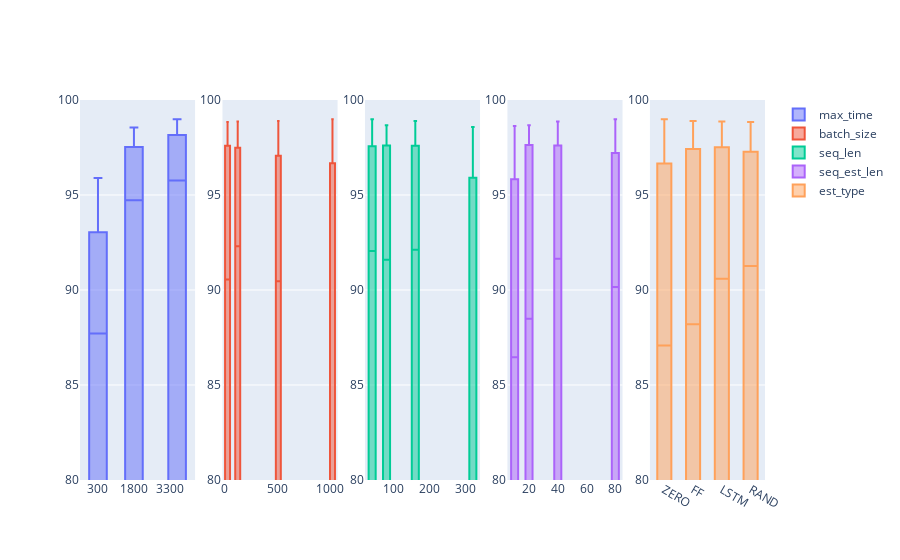

The notebook cell saved with this chart:
### Code cell
fig = make_subplots(rows=1, cols=5)
for idx, factor in enumerate(factors):
    aa=fig.add_box(y=df_res["FIT"], x=df_res[factor], row=1, col=idx+1, name=factor)#, label="a") 
    fig.update_yaxes(range=[80, 100], row=1, col=idx+1)
fig.show()

### Figure 1 — Plotly figure (JSON) as saved in the notebook; plotly's stock layout.template omitted (floating-point values rounded to 4 significant figures; data arrays with more than 128 entries replaced by an {"elided": "..."} marker saying what was removed)
{"data": [{"name": "max_time", "type": "box", "x": {"elided": "768 int values"}, "xaxis": "x", "y": {"elided": "768 float values"}, "yaxis": "y"}, {"name": "batch_size", "type": "box", "x": {"elided": "768 int values"}, "xaxis": "x2", "y": {"elided": "768 float values"}, "yaxis": "y2"}, {"name": "seq_len", "type": "box", "x": {"elided": "768 int values"}, "xaxis": "x3", "y": {"elided": "768 float values"}, "yaxis": "y3"}, {"name": "seq_est_len", "type": "box", "x": {"elided": "768 int values"}, "xaxis": "x4", "y": {"elided": "768 float values"}, "yaxis": "y4"}, {"name": "est_type", "type": "box", "x": {"elided": "768 str values"}, "xaxis": "x5", "y": {"elided": "768 float values"}, "yaxis": "y5"}], "layout": {"xaxis": {"anchor": "y", "domain": [0, 0.168]}, "xaxis2": {"anchor": "y2", "domain": [0.208, 0.376]}, "xaxis3": {"anchor": "y3", "domain": [0.416, 0.584]}, "xaxis4": {"anchor": "y4", "domain": [0.624, 0.792]}, "xaxis5": {"anchor": "y5", "domain": [0.832, 1]}, "yaxis": {"anchor": "x", "domain": [0, 1], "range": [80, 100]}, "yaxis2": {"anchor": "x2", "domain": [0, 1], "range": [80, 100]}, "yaxis3": {"anchor": "x3", "domain": [0, 1], "range": [80, 100]}, "yaxis4": {"anchor": "x4", "domain": [0, 1], "range": [80, 100]}, "yaxis5": {"anchor": "x5", "domain": [0, 1], "range": [80, 100]}}}
